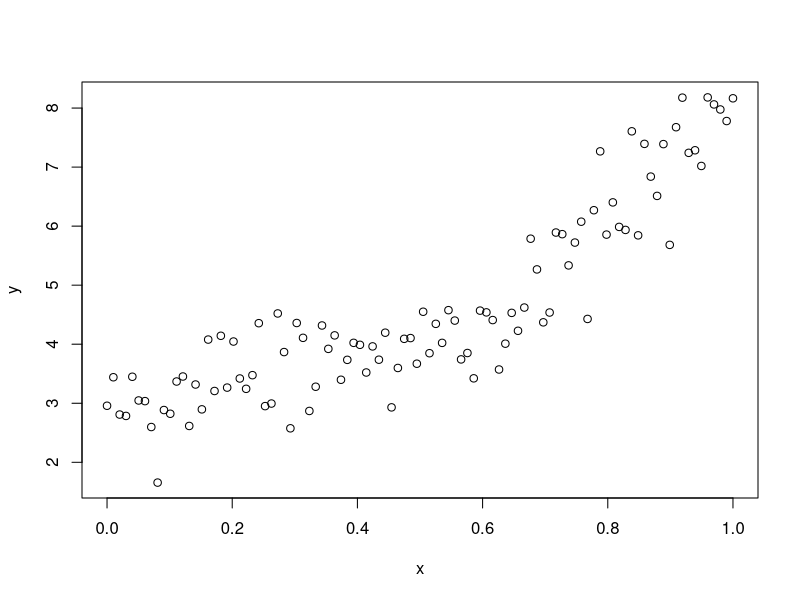
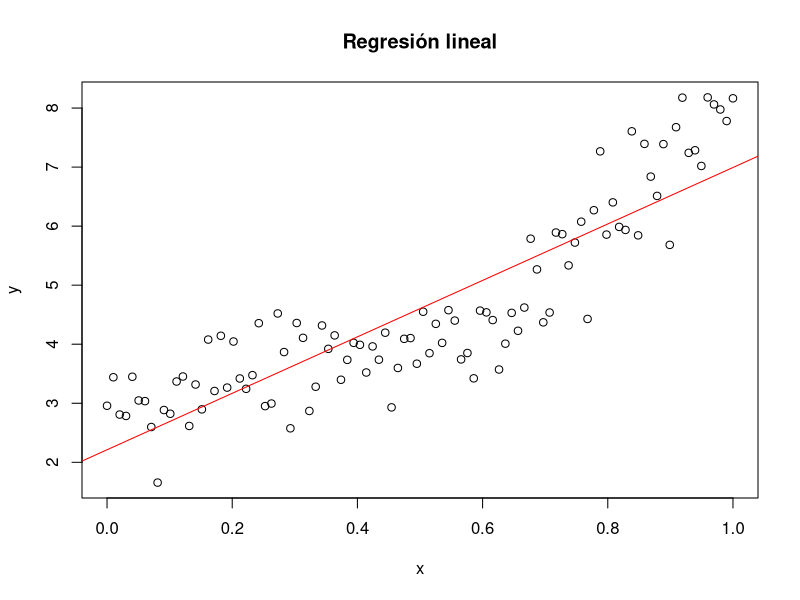
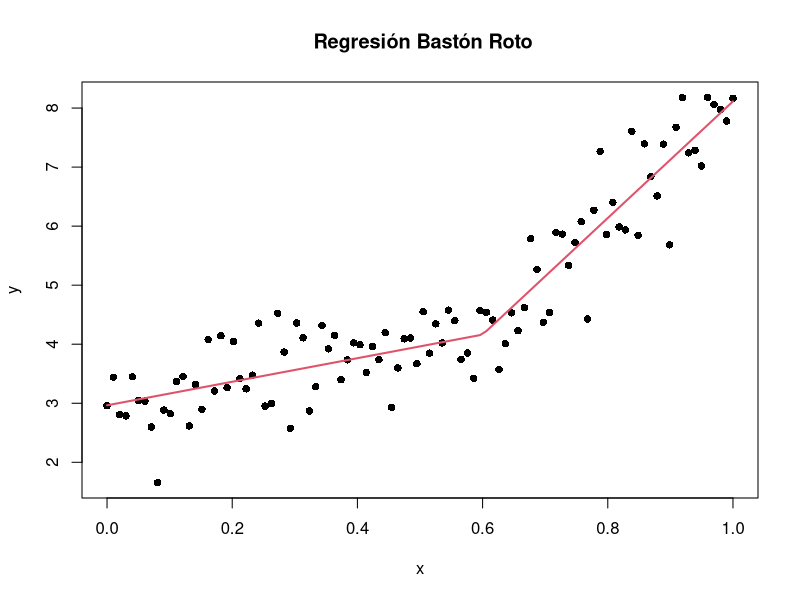
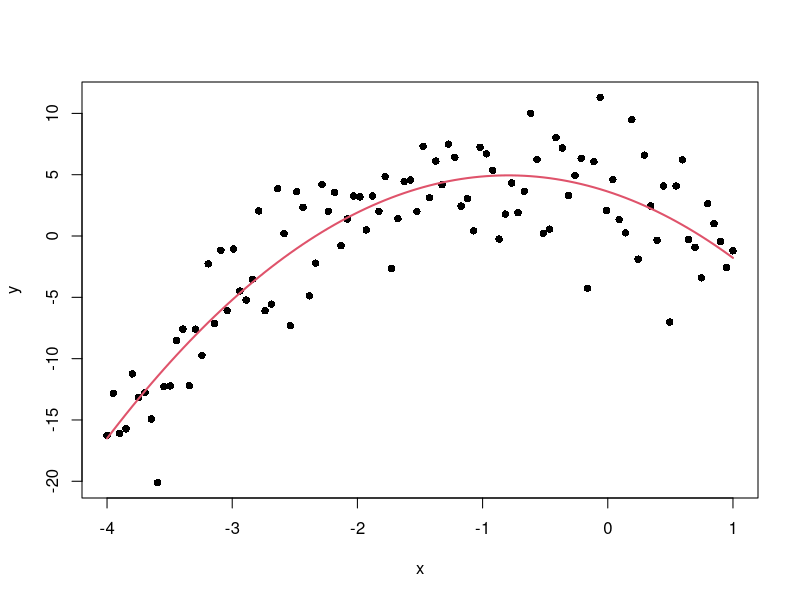
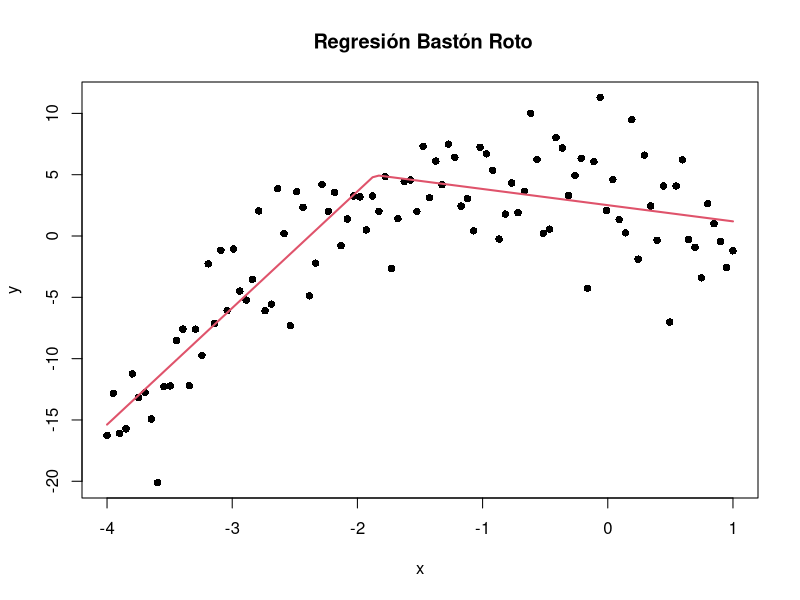
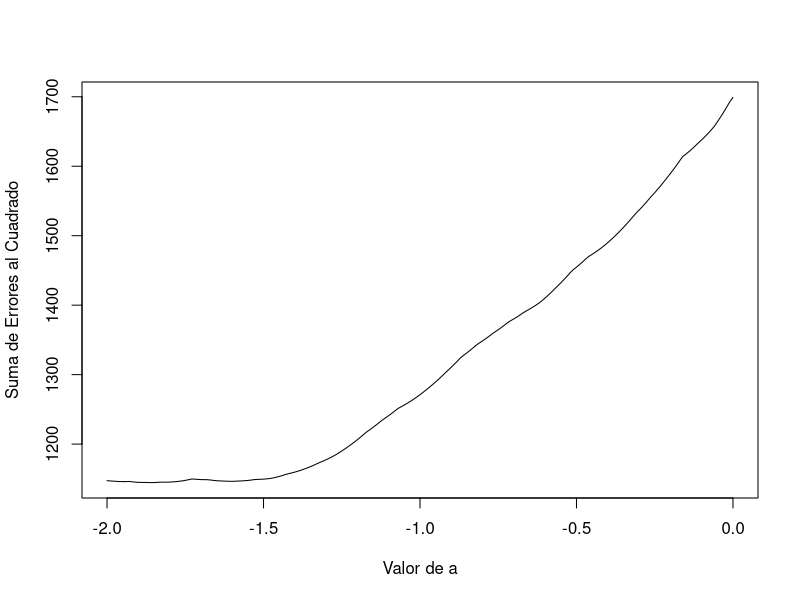
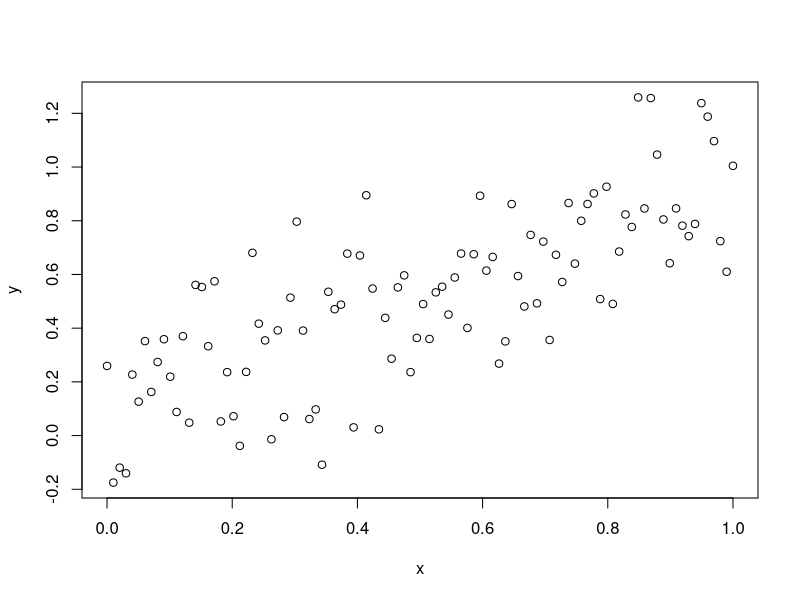
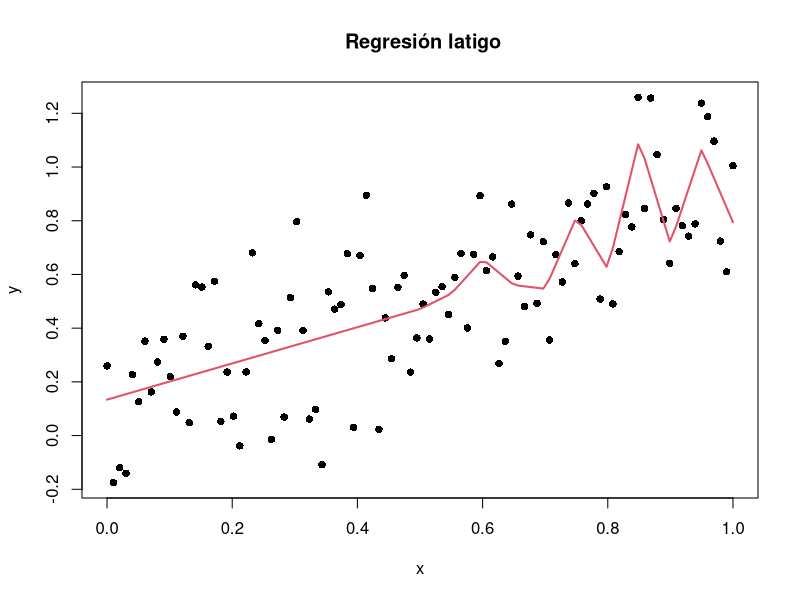

Here is the R script that generated these plots, in order:


# Ejercicio clase 19 Octubre

set.seed(8)

#-------------------------------------------
# Simulación de un modelo bastón roto
# y=beta0+beta1*x+b1*(x-a)+error
#-------------------------------------------

a=0.6
beta0=3
beta1=2
b1=8
error=rnorm(100,0, 0.5)
x=seq(0,1, length=100)
x2=ifelse(x<a,0,(x-a))
y= beta0 +beta1*x +b1*x2 +error
plot(x, y)

#------------------------------------------------------------------
# Estimación del modelo de regresión simple (no debe ajustar bien)
# a los datos simulados de un modelo bastón roto
#------------------------------------------------------------------

datos=data.frame(y,x)
modelo= lm(y ~ x, data=datos)
plot(datos$x, datos$y, xlab="x", ylab="y", main="Regresión lineal")
abline(modelo, col = "red")
names(modelo)
sum(modelo$residuals^2)

#------------------------------------------------------------------
# Estimación del modelo bastón roto (debe ajustar bien la curvatura)
#-------------------------------------------------------------------

modelo2=lm(y~x+x2)
beta0_est=modelo2[[1]][[1]]
beta1_est=modelo2[[1]][[2]]
beta2_est=modelo2[[1]][[3]]
y_est=beta0_est+beta1_est*x+beta2_est*x2
plot(x,y, pch=16, main =" Regresión Bastón Roto")
lines(x, y_est, col=2, lwd=2)
sum ((y-y_est)^2)

#--------------------------------------
# ¿Cuál ajusta mejor?
#--------------------------------------

# Suma de cuadrados del ajuste del modelo lineal
sum(modelo$residuals^2)

# Suma de cuiadrados del ajuste del modelo bastón roto
sum ((y-y_est)^2)


#-------------------------------------------
# Simulación de un modelo cuadrático
# y=beta0+beta1*x+beta2*x^2+error 
# con ajuste de un modelo cuadrático y 
# un modelo bastón roto.
#-------------------------------------------

set.seed(8)
x=seq(-4, 1, length=100)
beta0=4
beta1=-3
beta2=2
y=beta0+beta1*x-beta2*x^2+rnorm(100,0,3)
plot(x,y,pch=16)


# Ajuste del modelo cuadrático
fit <- lm(y ~x + I(x^2))
coef(fit)
y_est= coef(fit)[[1]]+ coef(fit)[[2]]*x+ coef(fit)[[3]]* (x^2)
lines (x, y_est,col=2, lwd=2)
sum ((y-y_est)^2)


# Ajuste de un modelo bastón roto a los datos simulados de un modelo
# cuadrático

a=-1.86
x2=ifelse(x<a,0,(x-a))
modelo3=lm(y~x+x2)
beta0_est=modelo3[[1]][[1]]
beta1_est=modelo3[[1]][[2]]
beta2_est=modelo3[[1]][[3]]
y_est=beta0_est+beta1_est*x+beta2_est*x2
plot(x,y, pch=16, main =" Regresión Bastón Roto")
lines(x, y_est, col=2, lwd=2)
sum ((y-y_est)^2)





# Crear un vector para a que varíe de -2 a 0 en incrementos de 0.1
a_values <- seq(-2, 0, by = 0.01)

# Inicializar un vector para almacenar las sumas de errores al cuadrado
sums_of_squared_errors <- numeric(length(a_values))

# Realizar un bucle para calcular las sumas de errores al cuadrado para cada valor de a
for (i in 1:length(a_values)) {
  a <- a_values[i]
  x2 <- ifelse(x < a, 0, (x - a))
  modelo3 <- lm(y ~ x + x2)
  beta0_est <- modelo3[[1]][[1]]
  beta1_est <- modelo3[[1]][[2]]
  beta2_est <- modelo3[[1]][[3]]
  y_est <- beta0_est + beta1_est * x + beta2_est * x2
  sums_of_squared_errors[i] <- sum((y - y_est)^2)
}

# Imprimir una tabla con los resultados para a igual a -1
data_frame <- data.frame(a = a_values, SumOfSquaredErrors = sums_of_squared_errors)
print(data_frame)

# Trama de errores al cuadrado vs. valores de a
plot(a_values, sums_of_squared_errors, type = 'l', xlab = 'Valor de a', ylab = 'Suma de Errores al Cuadrado')







  #--------------------------------------------
# Regresión látigo
#--------------------------------------------

#-----------------------------
# Simulación del modelo
#---------------------------

x=seq(0,1, length=100)
beta0=0.2
beta1=0.5
b1= 1.0
b2=-1.0
b3=-0.5
b4= 0.5
b5= 2.0
b6= -2.0
b7= 1.5
b8= -1.5 
b9= 2.0
b10=-2.
x1=ifelse(x<0.50, 0, (x-0.50))
x2=ifelse(x<0.55, 0, (x-0.55))
x3=ifelse(x<0.60, 0, (x-0.60))
x4=ifelse(x<0.65, 0, (x-0.65))
x5=ifelse(x<0.70, 0, (x-0.70))
x6=ifelse(x<0.75, 0, (x-0.75))
x7=ifelse(x<0.80, 0, (x-0.80))
x8=ifelse(x<0.85, 0, (x-0.85))
x9=ifelse(x<0.90, 0, (x-0.90))
x10=ifelse(x<0.95,0, (x-0.95))

y= beta0 + beta1*x + b1* x1 + b2* x2 + b3*x3  +
                     b4* x4 + b5* x5 + b6*x6  + 
                     b7* x7 + b8* x8 + b9*x9  +
                     b10*x10 + rnorm (100, 0, 0.2)
plot(x, y)


modelo=lm(y~x+x1+x2+x3+x4+x5+x6+x7+x8+x9+x10)

beta0_est=modelo[[1]][[1]]
beta1_est=modelo[[1]][[2]]
b1_est=modelo[[1]][[3]]
b2_est=modelo[[1]][[4]]
b3_est=modelo[[1]][[5]]
b4_est=modelo[[1]][[6]]
b5_est=modelo[[1]][[7]]
b6_est=modelo[[1]][[8]]
b7_est=modelo[[1]][[9]]
b8_est=modelo[[1]][[10]]
b9_est=modelo[[1]][[11]]
b10_est=modelo[[1]][[12]]
y_est=beta0_est+beta1_est*x+b1_est*x1+b2_est*x2+b3_est*x3+b4_est*x4+b5_est*x5+b6_est*x6+b7_est*x7+b8_est*x8+b9_est*x9+b10_est*x10
plot(x,y, pch=16, main =" Regresión latigo")
lines(x, y_est, col=2, lwd=2)
sum ((y-y_est)^2)











###################
#ej #######
x=seq(0,1, length=100)
beta0=0.2
beta1=0.5
b1= 1.0
b2=-1.0
b3=-0.5
b4= 0.5
b5= 2.0
b6= -2.0
b7= 1.5
b8= -1.5 
b9= 2.0
b10=-2
b11=-3
b12= 3
b13=-3.5
b14=2.8
b15=1.2
b16=-1.2
b17=2.7
b18=-3.6




x1=ifelse(x<0.10, 0, (x-0.10))
x2=ifelse(x<0.15, 0, (x-0.15))
x3=ifelse(x<0.20, 0, (x-0.20))
x4=ifelse(x<0.25, 0, (x-0.25))
x5=ifelse(x<0.30, 0, (x-0.30))
x6=ifelse(x<0.35, 0, (x-0.35))
x7=ifelse(x<0.40, 0, (x-0.40))
x8=ifelse(x<0.45, 0, (x-0.45))
x9=ifelse(x<0.50, 0, (x-0.50))
x10=ifelse(x<0.55,0, (x-0.55))
x11=ifelse(x<0.60, 0, (x-0.60))
x12=ifelse(x<0.65, 0, (x-0.65))
x13=ifelse(x<0.70, 0, (x-0.70))
x14=ifelse(x<0.75, 0, (x-0.75))
x15=ifelse(x<0.80, 0, (x-0.80))
x16=ifelse(x<0.85, 0, (x-0.85))
x17=ifelse(x<0.90, 0, (x-0.90))
x18=ifelse(x<0.95, 0, (x-0.95))

y= beta0 + beta1*x + b1* x1 + b2* x2 + b3*x3  +
  b4* x4 + b5* x5 + b6*x6  + 
  b7* x7 + b8* x8 + b9*x9  +
  b10*x10 + b11*x11 +b12*x13 +b13*x13 +b14*x14 +b15*x15 +b16*x16 +b17*x17 +b18*x18 +rnorm (100, 0, 0.2)
plot(x, y)


modelo=lm(y~x+x1+x2+x3+x4+x5+x6+x7+x8+x9+x10+x11+x12+x13+x14+x15+x16+x17+x18)

beta0_est=modelo[[1]][[1]]
beta1_est=modelo[[1]][[2]]
b1_est=modelo[[1]][[3]]
b2_est=modelo[[1]][[4]]
b3_est=modelo[[1]][[5]]
b4_est=modelo[[1]][[6]]
b5_est=modelo[[1]][[7]]
b6_est=modelo[[1]][[8]]
b7_est=modelo[[1]][[9]]
b8_est=modelo[[1]][[10]]
b9_est=modelo[[1]][[11]]
b10_est=modelo[[1]][[12]]
b11_est=modelo[[1]][[13]]
b12_est=modelo[[1]][[14]]
b13_est=modelo[[1]][[15]]
b14_est=modelo[[1]][[16]]
b15_est=modelo[[1]][[17]]
b16_est=modelo[[1]][[18]]
b17_est=modelo[[1]][[19]]
b18_est=modelo[[1]][[20]]

y_est=beta0_est+beta1_est*x+b1_est*x1+b2_est*x2+b3_est*x3+b4_est*x4+b5_est*x5+b6_est*x6+b7_est*x7+b8_est*x8+b9_est*x9+b10_est*x10+b11_est*x11+b12_est*x12+b13_est*x13+b14_est*x14+b15_est*x15+b16_est*x16+b17_est*x17+b18_est*x18
plot(x,y, pch=16, main =" Regresión latigo")
lines(x, y_est, col=2, lwd=2)
sum ((y-y_est)^2)
